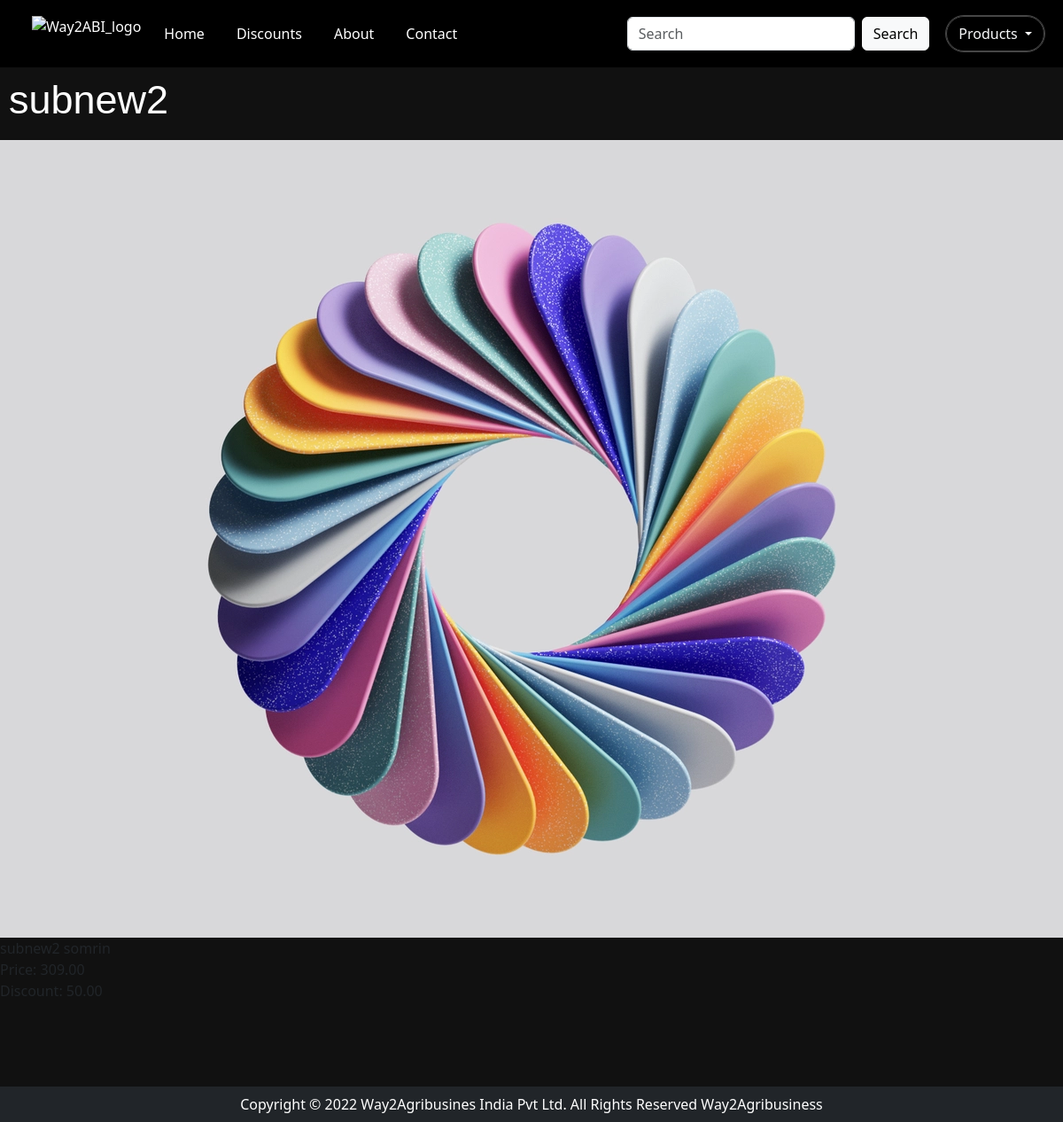
The app's page /subproduct/1/ with its own data.
### feed/models.py (models this page shows, shortened)
class SubProduct(models.Model):
    product = models.ForeignKey(Product, on_delete=models.CASCADE, related_name='subproducts')
    name = models.CharField(max_length=100)
    image = models.ImageField(upload_to='subproducts')
    description = models.TextField()
    price = models.DecimalField(max_digits=10, decimal_places=2)
    discount = models.DecimalField(max_digits=10, decimal_places=2, default=0)

### feed/views.py (the view)
# urls.py: path('subproduct/<int:pk>/', views.subproduct_detail, name='subproduct_detail'),
def subproduct_detail(request, pk):
    subproduct = get_object_or_404(SubProduct, pk=pk)
    return render(request, 'subproduct.html', {'subproduct': subproduct})

### templates/subproduct.html
{% extends 'base.html' %}
{% block content %}
<div class="col-sm-6 col-md-3">
    <h1>{{ subproduct.name }}</h1>
    <img src="{{ subproduct.image.url }}"><br>
    {{ subproduct.description }}<br>
    Price: {{ subproduct.price }}<br>
    Discount: {{ subproduct.discount }}<br>
</div>
<br>
<br>
{% endblock %}

### feed/static/css/style.css (style rules this page uses)
body { background-color: #111111; }
h1 { font-family: sans-serif; font-size: 45px; color:#ffffff; padding: 10px; }
html { block-size: 100%; inline-size: 100%; }

### records on screen
SubProduct: name "subnew2", image (picture), description "subnew2 somrin", price "309.00", discount "50.00"
